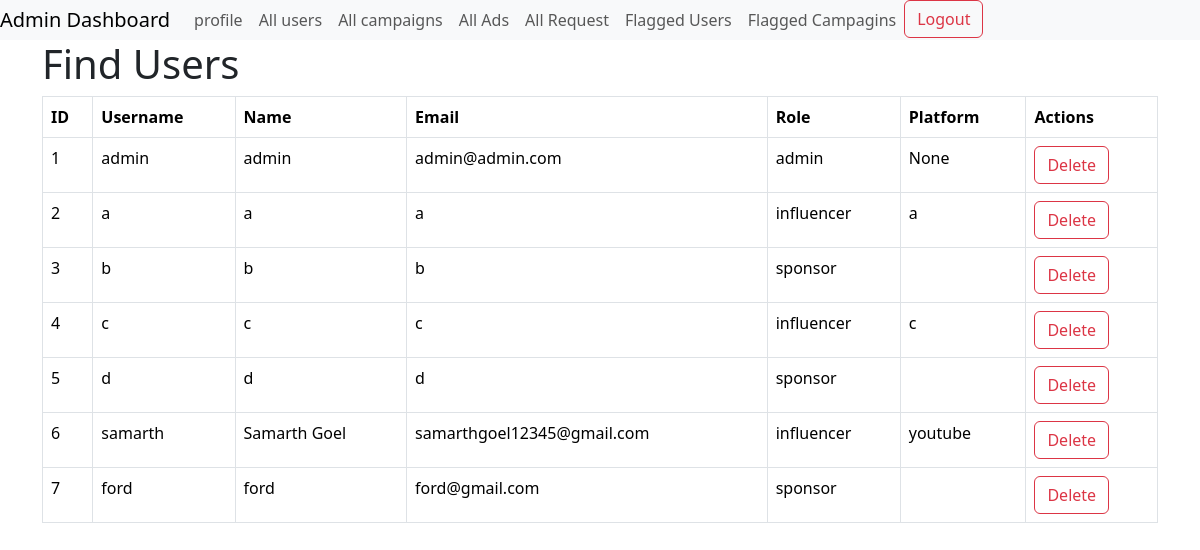
The page /find (signed in) on the database its author committed.
### models.py (models this page shows, shortened)
class User(db.Model):
    __tablename__ = 'user'
    user_id = db.Column(db.Integer, primary_key=True)
    username = db.Column(db.String(64), nullable=False)
    name = db.Column(db.String(64), nullable=False)
    is_admin=db.Column(db.Boolean, nullable=False, default= False)
    flag=db.Column(db.Boolean, nullable=True, default= False)
    email = db.Column(db.String(120), nullable=False)
    passhash = db.Column(db.String(512), nullable=False)
    role = db.Column(db.String(16), nullable=False)
    platform = db.Column(db.String(64), nullable=True ,default= 'None')
    followers=db.Column(db.Integer, nullable=True ,default= '1')
    niche=db.Column(db.String(64), nullable=True ,default= 'None')
    campaigns = db.relationship('Campaign', backref='sponsor', lazy=True)
    ad_requests = db.relationship('AdRequest', backref='influencer', lazy=True)
    @property
    def password(self):
        raise AttributeError('Dont have permission')

### routes.py (the view)
@app.route('/find')
@auth
def find():
    if User.query.get(session['user_id']).is_admin:
        users = User.query.all()
        return render_template('find.html', users=users)
    else:
        return "Access denied"

### routes.py (called while the page is built)
def auth(func):
    @wraps(func)
    def inner(*agrs,**kwargs):
        if 'user_id'not in session:
            flash('Login to continue')
            return redirect(url_for('login'))
        return func(*agrs ,**kwargs)
    return inner

### templates/find.html
{% extends 'layout_adm.html' %}
{% block content %}
<h1>Find Users</h1>
<table class="table table-bordered  table-hover">
  <thead>
    <tr>
      <th scope="col">ID</th>
      <th scope="col">Username</th>
      <th scope="col">Name</th>
      <th scope="col">Email</th>
      <th scope="col">Role</th>
      <th scope="col">Platform</th>
      <th scope="col">Actions</th>
    </tr>
  </thead>
  <tbody>
    {% for user in users %}
    <tr>
      <td>{{ user.user_id }}</td>
      <td>{{ user.username }}</td>
      <td>{{ user.name }}</td>
      <td>{{ user.email }}</td>
      <td>{{ user.role }}</td>
      <td>{{ user.platform }}</td>
      <td>
        <a class="btn btn-outline-danger" href="{{ url_for('delete_user', id=user.user_id) }}">Delete</a>
      </td>
    </tr>
    {% endfor %}
  </tbody>
</table>
{% endblock %}

### templates/layout_adm.html (shortened to what this page needs)
<!DOCTYPE html>
<html lang="en">
<head>
    <link href="https://cdn.jsdelivr.net/npm/bootstrap@5.3.3/dist/css/bootstrap.min.css" rel="stylesheet">
</head>
<body>
{% include 'nav_adm.html'   %}
<div class="container">
    {% block content %}
    {% endblock %}
</div>
</body>
</html>

### templates/nav_adm.html (shortened to what this page needs)
<nav class="navbar navbar-expand-lg navbar-light bg-light">
    <a class="navbar-brand" href="/" >Admin Dashboard</a>
    <div class="collapse navbar-collapse" id="navbarNav">
      <ul class="navbar-nav">
        <li class="nav-item">
          <a class="nav-link" href="{{ url_for('profile') }}"">profile</a>
        </li>
        <li class="nav-item">
          <a class="nav-link" href="{{ url_for('find') }}">All users</a>
        <li class="nav-item">
          <a class="nav-link" href="{{ url_for('find_camp') }}">All campaigns</a>
        </li>
        <li>
          <a class="nav-link" href="{{ url_for('find_ads') }}">All Ads</a>
        </li>
        <li>
          <a class="nav-link" href="{{ url_for('find_req') }}">All Request</a>
        </li>
        <li>
          <a class="nav-link" href="{{ url_for('flag_users') }}">Flagged Users</a>
        </li>
        <li>
          <a class="nav-link" href="{{ url_for('flag_camps') }}">Flagged Campagins</a>
        </li>
        <li >
          <a class="btn btn-outline-danger" href="{{ url_for('logout') }}"">Logout</a>
        </li>
      </ul>
    </div>
</nav>

### templates/nav_adm.html (style rules this page uses)
.navbar { width: 100%; padding: 0; }

### rows shown on the page
User: user_id "1", username "admin", name "admin", email "admin@admin.com", role "admin", platform "None"
User: user_id "2", username "a", name "a", email "a", role "influencer", platform "a"
User: user_id "3", username "b", name "b", email "b", role "sponsor"
User: user_id "4", username "c", name "c", email "c", role "influencer", platform "c"
User: user_id "5", username "d", name "d", email "d", role "sponsor"
User: user_id "6", username "samarth", name "Samarth Goel", email "samarthgoel12345@gmail.com", role "influencer", platform "youtube"
User: user_id "7", username "ford", name "ford", email "ford@gmail.com", role "sponsor"
